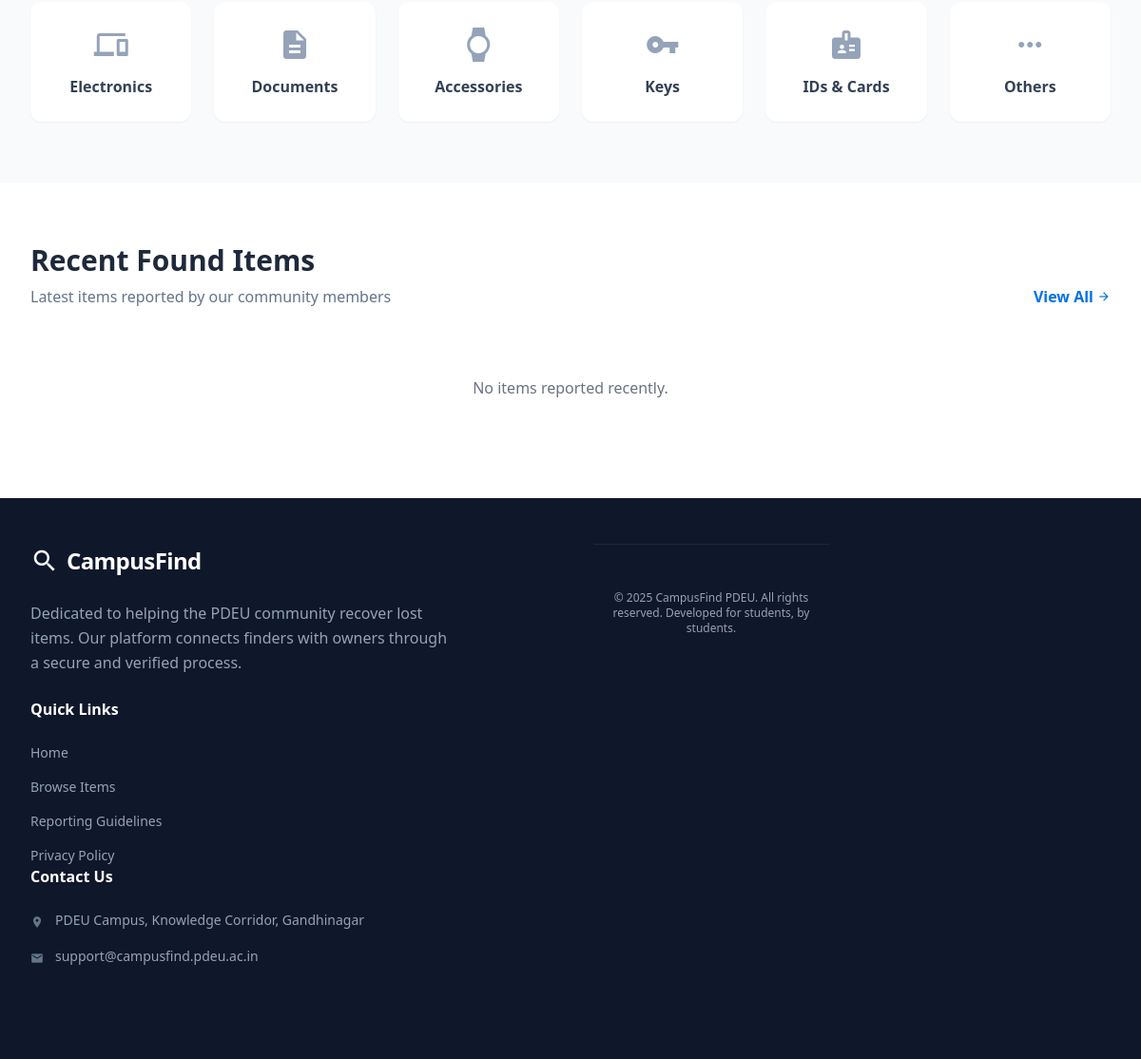
Before: / (lower part) with the older database file.
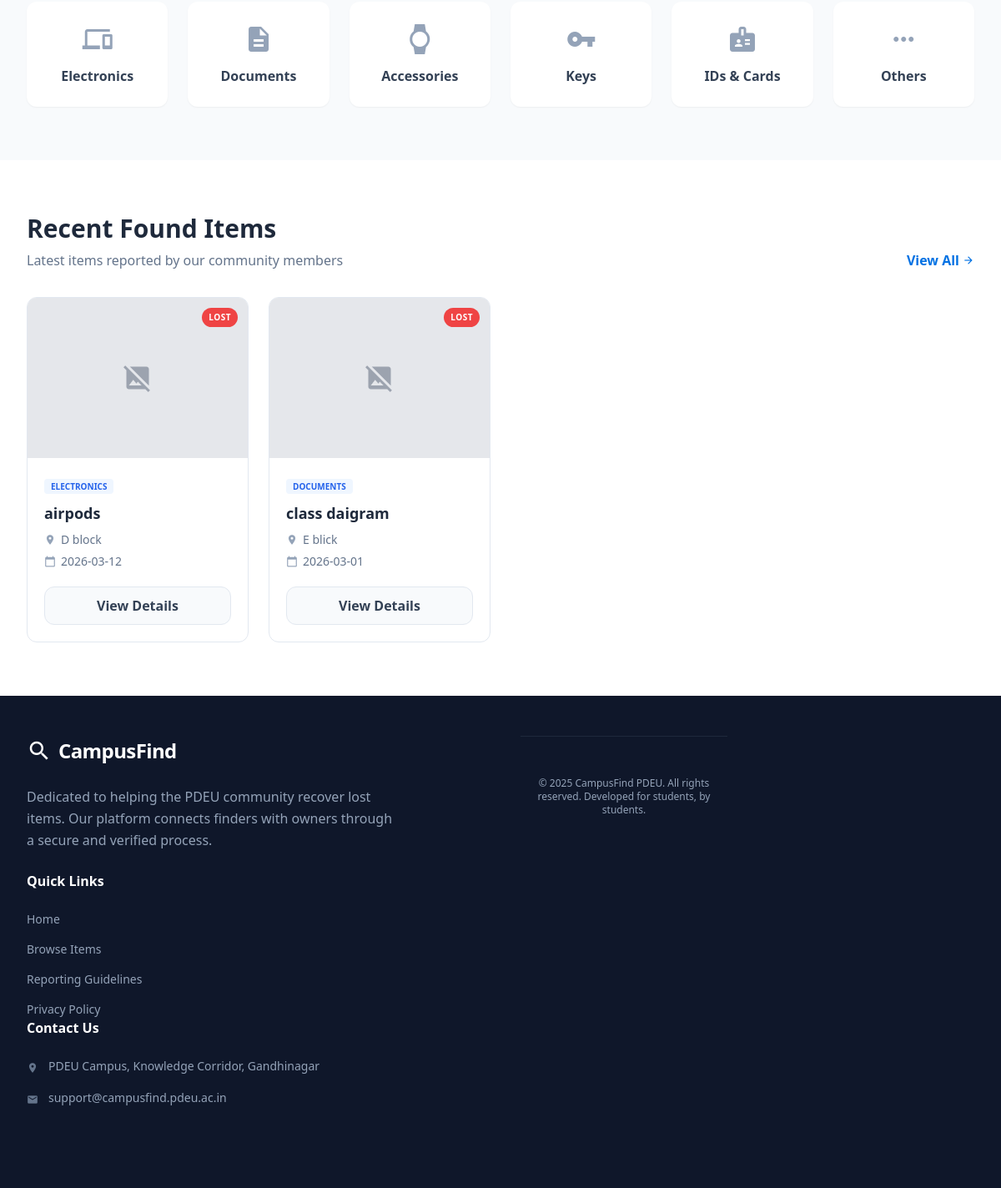
After: the same page with the newer database file.
### app.py (models this page shows)
class Item(db.Model):
    id = db.Column(db.Integer, primary_key=True)
    name = db.Column(db.String(100), nullable=False)
    category = db.Column(db.String(50), nullable=False)
    type = db.Column(db.String(20), nullable=False)
    date = db.Column(db.String(20), nullable=False)
    location = db.Column(db.String(100), nullable=False)
    description = db.Column(db.Text, nullable=False)
    status = db.Column(db.String(20), default="active")
    reported_by = db.Column(db.Integer, db.ForeignKey("user.id"), nullable=False)
    created_at = db.Column(db.DateTime, default=datetime.utcnow)

### app.py (the view)
@app.route("/")
def home():
    items = Item.query.filter_by(status="active").order_by(Item.created_at.desc()).limit(4).all()
    return render_template("index.html", recent_items=items)

### templates/index.html (shortened to what this page needs)
<!DOCTYPE html>
<html lang="en">
<head>
    <script src="https://cdn.tailwindcss.com?plugins=forms,container-queries"></script>
</head>
<body class="bg-slate-50 text-slate-900 font-sans">
    <main>
        <section class="py-16 bg-slate-50">
            <div class="max-w-7xl mx-auto px-4 sm:px-6 lg:px-8">
                <div class="grid md:grid-cols-3 lg:grid-cols-6 gap-6 grid-cols-1 sm:grid-cols-2">
                    <a href="/items"
                        class="group flex flex-col items-center p-6 bg-white rounded-custom shadow-sm hover:shadow-md transition-all border border-transparent hover:border-brand-blue">
                        <span
                            class="material-icons text-4xl text-slate-400 group-hover:text-brand-blue transition-colors mb-3">devices</span>
                        <span class="font-semibold text-slate-700 group-hover:text-brand-blue">Electronics</span>
                    </a>
                    <a href="/items"
                        class="group flex flex-col items-center p-6 bg-white rounded-custom shadow-sm hover:shadow-md transition-all border border-transparent hover:border-brand-blue">
                        <span
                            class="material-icons text-4xl text-slate-400 group-hover:text-brand-blue transition-colors mb-3">description</span>
                        <span class="font-semibold text-slate-700 group-hover:text-brand-blue">Documents</span>
                    </a>
                    <a href="/items"
                        class="group flex flex-col items-center p-6 bg-white rounded-custom shadow-sm hover:shadow-md transition-all border border-transparent hover:border-brand-blue">
                        <span
                            class="material-icons text-4xl text-slate-400 group-hover:text-brand-blue transition-colors mb-3">watch</span>
                        <span class="font-semibold text-slate-700 group-hover:text-brand-blue">Accessories</span>
                    </a>
                    <a href="/items"
                        class="group flex flex-col items-center p-6 bg-white rounded-custom shadow-sm hover:shadow-md transition-all border border-transparent hover:border-brand-blue">
                        <span
                            class="material-icons text-4xl text-slate-400 group-hover:text-brand-blue transition-colors mb-3">vpn_key</span>
                        <span class="font-semibold text-slate-700 group-hover:text-brand-blue">Keys</span>
                    </a>
                    <a href="/items"
                        class="group flex flex-col items-center p-6 bg-white rounded-custom shadow-sm hover:shadow-md transition-all border border-transparent hover:border-brand-blue">
                        <span
                            class="material-icons text-4xl text-slate-400 group-hover:text-brand-blue transition-colors mb-3">badge</span>
                        <span class="font-semibold text-slate-700 group-hover:text-brand-blue">IDs &amp; Cards</span>
                    </a>
                    <a href="/items"
                        class="group flex flex-col items-center p-6 bg-white rounded-custom shadow-sm hover:shadow-md transition-all border border-transparent hover:border-brand-blue">
                        <span
                            class="material-icons text-4xl text-slate-400 group-hover:text-brand-blue transition-colors mb-3">more_horiz</span>
                        <span class="font-semibold text-slate-700 group-hover:text-brand-blue">Others</span>
                    </a>
                </div>
            </div>
        </section>
        <section class="py-16 bg-white">
            <div class="max-w-7xl mx-auto px-4 sm:px-6 lg:px-8">
                <div class="flex justify-between items-end mb-8">
                    <div>
                        <h2 class="text-3xl font-bold text-slate-800">Recent Found Items</h2>
                        <p class="text-slate-500 mt-2">Latest items reported by our community members</p>
                    </div>
                    <a class="text-brand-blue font-semibold flex items-center hover:underline" href="/items">
                        View All <span class="material-icons text-sm ml-1">arrow_forward</span>
                    </a>
                </div>
                <div class="grid grid-cols-1 md:grid-cols-2 lg:grid-cols-4 gap-6">
                    {% for item in recent_items %}
                    <div
                        class="group bg-white rounded-custom border border-slate-200 overflow-hidden hover:shadow-xl transition-all">
                        <div class="relative h-48 bg-slate-100">
                            {% if item.image_filename %}
                            <img alt="{{ item.name }}" class="w-full h-full object-cover"
                                src="{{ url_for('static', filename='uploads/' + item.image_filename) }}" />
                            {% else %}
                            <div class="w-full h-full flex items-center justify-center bg-gray-200">
                                <span class="material-icons text-gray-400 text-4xl">image_not_supported</span>
                            </div>
                            {% endif %}
                            <span
                                class="absolute top-3 right-3 {% if item.type == 'found' %}bg-green-500{% else %}bg-red-500{% endif %} text-white text-[10px] font-bold uppercase tracking-wider px-2 py-1 rounded-full">{{
                                item.type }}</span>
                        </div>
                        <div class="p-5">
                            <span
                                class="bg-blue-50 text-blue-600 text-[10px] font-bold px-2 py-0.5 rounded uppercase">{{
                                item.category }}</span>
                            <h3
                                class="font-bold text-slate-800 text-lg mt-2 mb-2 group-hover:text-brand-blue transition-colors">
                                {{ item.name }}</h3>
                            <div class="space-y-1.5">
                                <div class="flex items-center text-slate-500 text-sm">
                                    <span class="material-icons text-sm mr-1.5 text-slate-400">location_on</span>{{
                                    item.location }}
                                </div>
                                <div class="flex items-center text-slate-500 text-sm">
                                    <span class="material-icons text-sm mr-1.5 text-slate-400">calendar_today</span>{{
                                    item.date }}
                                </div>
                            </div>
                            <a class="w-full mt-5 py-2.5 bg-slate-50 border border-slate-200 text-slate-700 font-semibold rounded-custom hover:bg-brand-blue hover:text-white hover:border-brand-blue transition-all inline-block text-center"
                                href="/items">View Details</a>
                        </div>
                    </div>
                    {% else %}
                    <div class="col-span-full text-center py-10 text-gray-500">
                        No items reported recently.
                    </div>
                    {% endfor %}
                </div>
            </div>
        </section>
        <footer class="bg-slate-900 text-slate-400 py-12">
            <div class="max-w-7xl mx-auto px-4 sm:px-6 lg:px-8">
                <div class="grid grid-cols-1 md:grid-cols-4 gap-12 mb-12">
                    <div class="col-span-1 md:col-span-2">
                        <div class="flex items-center gap-2 mb-6">
                            <span class="material-icons text-white text-3xl">search</span>
                            <span class="text-2xl font-bold tracking-tight text-white">CampusFind</span>
                        </div>
                        <p class="max-w-md mb-6 leading-relaxed">
                            Dedicated to helping the PDEU community recover lost items. Our platform connects finders
                            with owners through a secure and verified process.
                        </p>
                        <div>
                            <h4 class="text-white font-bold mb-6">Quick Links</h4>
                            <ul class="space-y-4 text-sm">
                                <li><a class="hover:text-white transition-colors" href="#">Home</a></li>
                                <li><a class="hover:text-white transition-colors" href="/items">Browse Items</a></li>
                                <li><a class="hover:text-white transition-colors" href="#">Reporting Guidelines</a></li>
                                <li><a class="hover:text-white transition-colors" href="#">Privacy Policy</a></li>
                            </ul>
                        </div>
                        <div>
                            <h4 class="text-white font-bold mb-6">Contact Us</h4>
                            <ul class="space-y-4 text-sm">
                                <li class="flex items-start gap-3">
                                    <span class="material-icons text-slate-500 text-sm mt-0.5">place</span>
                                    PDEU Campus, Knowledge Corridor, Gandhinagar
                                </li>
                                <li class="flex items-start gap-3">
                                    <span class="material-icons text-slate-500 text-sm mt-0.5">email</span>
                                    support@campusfind.pdeu.ac.in
                                </li>
                            </ul>
                        </div>
                    </div>
                    <div class="pt-12 border-t border-slate-800 text-center text-xs">
                        © 2025 CampusFind PDEU. All rights reserved. Developed for students, by students.
                    </div>
                </div>
        </footer>
    </main>
</body>
</html>

Changed rows visible on the page:
added Item: type "LOST", category "ELECTRONICS", name "airpods", location "D block", date "2026-03-12"
added Item: type "LOST", category "DOCUMENTS", name "class daigram", location "E blick", date "2026-03-01"
Other visible differences:
text no longer shown: "No items reported recently."
